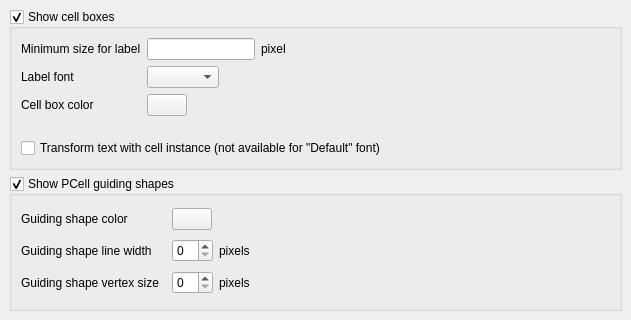
<?xml version="1.0" encoding="UTF-8"?>
<ui version="4.0">
 <class>LayoutViewConfigPage2a</class>
 <widget class="QFrame" name="LayoutViewConfigPage2a">
  <property name="geometry">
   <rect>
    <x>0</x>
    <y>0</y>
    <width>631</width>
    <height>320</height>
   </rect>
  </property>
  <property name="windowTitle">
   <string>Settings</string>
  </property>
  <layout class="QVBoxLayout">
   <property name="spacing">
    <number>6</number>
   </property>
   <property name="margin">
    <number>9</number>
   </property>
   <item>
    <widget class="QGroupBox" name="cell_group">
     <property name="title">
      <string>Show cell boxes</string>
     </property>
     <property name="checkable">
      <bool>true</bool>
     </property>
     <layout class="QGridLayout">
      <property name="margin">
       <number>9</number>
      </property>
      <property name="spacing">
       <number>6</number>
      </property>
      <item row="1" column="1">
       <widget class="QFrame" name="frame_3">
        <property name="frameShape">
         <enum>QFrame::NoFrame</enum>
        </property>
        <property name="frameShadow">
         <enum>QFrame::Raised</enum>
        </property>
        <layout class="QHBoxLayout">
         <property name="spacing">
          <number>6</number>
         </property>
         <property name="margin">
          <number>0</number>
         </property>
         <item>
          <widget class="QComboBox" name="cell_font_cb"/>
         </item>
         <item>
          <spacer>
           <property name="orientation">
            <enum>Qt::Horizontal</enum>
           </property>
           <property name="sizeType">
            <enum>QSizePolicy::Expanding</enum>
           </property>
           <property name="sizeHint" stdset="0">
            <size>
             <width>141</width>
             <height>21</height>
            </size>
           </property>
          </spacer>
         </item>
        </layout>
       </widget>
      </item>
      <item row="2" column="1">
       <widget class="QFrame" name="frame_2">
        <property name="frameShape">
         <enum>QFrame::NoFrame</enum>
        </property>
        <property name="frameShadow">
         <enum>QFrame::Raised</enum>
        </property>
        <layout class="QHBoxLayout">
         <property name="spacing">
          <number>6</number>
         </property>
         <property name="margin">
          <number>0</number>
         </property>
         <item>
          <widget class="lay::ColorButton" name="cell_box_color_pb">
           <property name="text">
            <string/>
           </property>
          </widget>
         </item>
         <item>
          <spacer>
           <property name="orientation">
            <enum>Qt::Horizontal</enum>
           </property>
           <property name="sizeHint" stdset="0">
            <size>
             <width>40</width>
             <height>20</height>
            </size>
           </property>
          </spacer>
         </item>
        </layout>
       </widget>
      </item>
      <item row="0" column="1">
       <widget class="QFrame" name="frame">
        <property name="frameShape">
         <enum>QFrame::NoFrame</enum>
        </property>
        <property name="frameShadow">
         <enum>QFrame::Raised</enum>
        </property>
        <layout class="QHBoxLayout">
         <property name="spacing">
          <number>6</number>
         </property>
         <property name="margin">
          <number>0</number>
         </property>
         <item>
          <widget class="QLineEdit" name="cell_min_size_for_label_edit">
           <property name="sizePolicy">
            <sizepolicy hsizetype="Fixed" vsizetype="Fixed">
             <horstretch>0</horstretch>
             <verstretch>0</verstretch>
            </sizepolicy>
           </property>
           <property name="minimumSize">
            <size>
             <width>0</width>
             <height>0</height>
            </size>
           </property>
          </widget>
         </item>
         <item>
          <widget class="QLabel" name="textLabel2_2">
           <property name="sizePolicy">
            <sizepolicy hsizetype="Fixed" vsizetype="Fixed">
             <horstretch>0</horstretch>
             <verstretch>0</verstretch>
            </sizepolicy>
           </property>
           <property name="text">
            <string>pixel</string>
           </property>
          </widget>
         </item>
         <item>
          <spacer>
           <property name="orientation">
            <enum>Qt::Horizontal</enum>
           </property>
           <property name="sizeHint" stdset="0">
            <size>
             <width>40</width>
             <height>20</height>
            </size>
           </property>
          </spacer>
         </item>
        </layout>
       </widget>
      </item>
      <item row="0" column="0">
       <widget class="QLabel" name="textLabel1_2_2">
        <property name="text">
         <string>Minimum size for label</string>
        </property>
       </widget>
      </item>
      <item row="1" column="0">
       <widget class="QLabel" name="textLabel1_3">
        <property name="text">
         <string>Label font</string>
        </property>
       </widget>
      </item>
      <item row="2" column="0">
       <widget class="QLabel" name="textLabel3">
        <property name="text">
         <string>Cell box color</string>
        </property>
       </widget>
      </item>
      <item row="3" column="0" colspan="2">
       <spacer>
        <property name="orientation">
         <enum>Qt::Vertical</enum>
        </property>
        <property name="sizeType">
         <enum>QSizePolicy::Fixed</enum>
        </property>
        <property name="sizeHint" stdset="0">
         <size>
          <width>561</width>
          <height>16</height>
         </size>
        </property>
       </spacer>
      </item>
      <item row="4" column="0" colspan="2">
       <widget class="QCheckBox" name="cell_xform_text_cbx">
        <property name="text">
         <string>Transform text with cell instance (not available for &quot;Default&quot; font)</string>
        </property>
       </widget>
      </item>
     </layout>
    </widget>
   </item>
   <item>
    <widget class="QGroupBox" name="pcell_gs_group">
     <property name="title">
      <string>Show PCell guiding shapes</string>
     </property>
     <property name="checkable">
      <bool>true</bool>
     </property>
     <layout class="QGridLayout">
      <property name="margin">
       <number>9</number>
      </property>
      <property name="spacing">
       <number>6</number>
      </property>
      <item row="2" column="2">
       <widget class="QLabel" name="label_5">
        <property name="sizePolicy">
         <sizepolicy hsizetype="Expanding" vsizetype="Preferred">
          <horstretch>0</horstretch>
          <verstretch>0</verstretch>
         </sizepolicy>
        </property>
        <property name="text">
         <string>pixels</string>
        </property>
       </widget>
      </item>
      <item row="1" column="2">
       <widget class="QLabel" name="label_4">
        <property name="sizePolicy">
         <sizepolicy hsizetype="Expanding" vsizetype="Preferred">
          <horstretch>0</horstretch>
          <verstretch>0</verstretch>
         </sizepolicy>
        </property>
        <property name="text">
         <string>pixels</string>
        </property>
       </widget>
      </item>
      <item row="2" column="1">
       <widget class="QSpinBox" name="pcell_gs_vs">
        <property name="maximum">
         <number>16</number>
        </property>
       </widget>
      </item>
      <item row="1" column="1">
       <widget class="QSpinBox" name="pcell_gs_lw">
        <property name="maximum">
         <number>16</number>
        </property>
       </widget>
      </item>
      <item row="2" column="0">
       <widget class="QLabel" name="label_3">
        <property name="text">
         <string>Guiding shape vertex size  </string>
        </property>
       </widget>
      </item>
      <item row="1" column="0">
       <widget class="QLabel" name="label_2">
        <property name="text">
         <string>Guiding shape line width</string>
        </property>
       </widget>
      </item>
      <item row="0" column="1">
       <widget class="lay::ColorButton" name="pcell_gs_color_pb">
        <property name="sizePolicy">
         <sizepolicy hsizetype="Fixed" vsizetype="Fixed">
          <horstretch>0</horstretch>
          <verstretch>0</verstretch>
         </sizepolicy>
        </property>
        <property name="text">
         <string/>
        </property>
       </widget>
      </item>
      <item row="0" column="0">
       <widget class="QLabel" name="label">
        <property name="text">
         <string>Guiding shape color</string>
        </property>
       </widget>
      </item>
     </layout>
    </widget>
   </item>
  </layout>
 </widget>
 <layoutdefault spacing="6" margin="11"/>
 <customwidgets>
  <customwidget>
   <class>lay::ColorButton</class>
   <extends>QPushButton</extends>
   <header>layWidgets.h</header>
  </customwidget>
 </customwidgets>
 <tabstops>
  <tabstop>cell_group</tabstop>
  <tabstop>cell_min_size_for_label_edit</tabstop>
  <tabstop>cell_font_cb</tabstop>
  <tabstop>cell_xform_text_cbx</tabstop>
  <tabstop>cell_box_color_pb</tabstop>
 </tabstops>
 <resources/>
 <connections/>
</ui>
